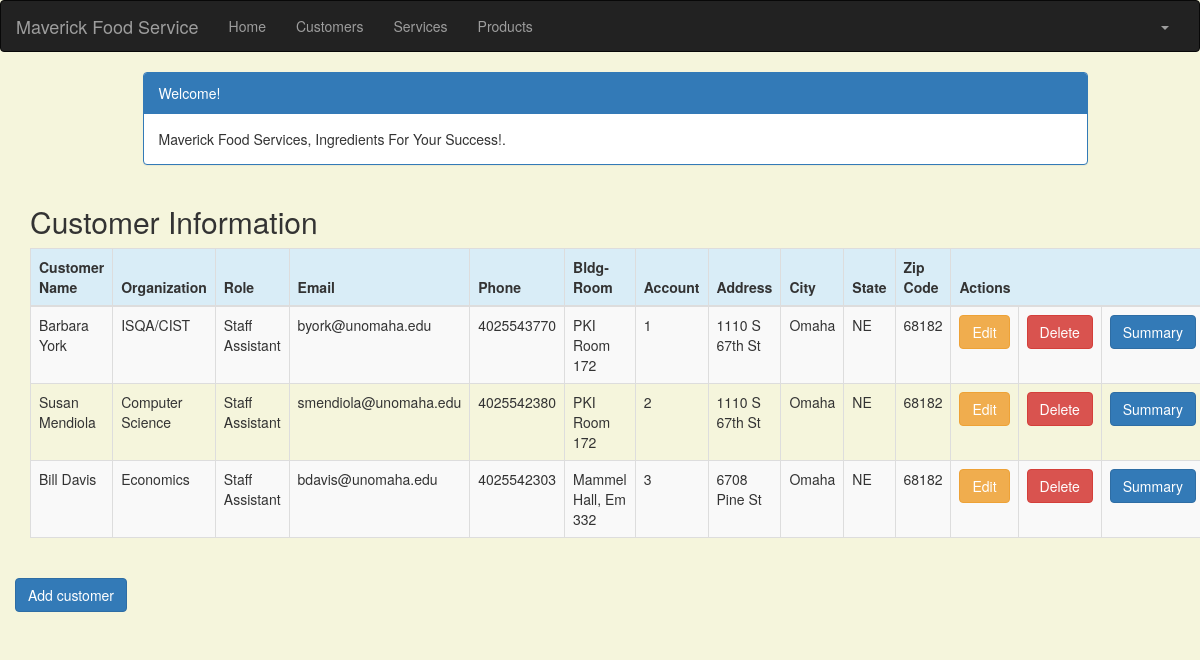
/customer_list (signed in), run on the app's committed database.
### crm/models.py (models this page shows, shortened)
class Customer(models.Model):
    cust_name = models.CharField(max_length=50)
    organization = models.CharField(max_length=100, blank=True)
    role = models.CharField(max_length=100)
    email = models.EmailField(max_length=100)
    bldgroom = models.CharField(max_length=100)
    address = models.CharField(max_length=200)
    account_number = models.IntegerField(blank=False, null=False)
    city = models.CharField(max_length=50)
    state = models.CharField(max_length=50)
    zipcode = models.CharField(max_length=10)
    phone_number = models.CharField(max_length=50)
    created_date = models.DateTimeField(
        default=timezone.now)
    updated_date = models.DateTimeField(auto_now_add=True)

### crm/views.py (the view)
# urls.py: path('customer_list', views.customer_list, name='customer_list'),
@login_required
def customer_list(request):
    customer = Customer.objects.filter(created_date__lte=timezone.now())
    return render(request, 'crm/customer_list.html',
                  {'customers': customer})

### crm/templates/crm/customer_list.html (shortened to what this page needs)
<!DOCTYPE html>
<html lang="en">
{% extends 'crm/base.html' %}
{% block content %}
    <html>
    <head>
        <link rel="stylesheet" href="https://maxcdn.bootstrapcdn.com/bootstrap/3.3.4/css/bootstrap.min.css">
    </head>
    <body>
    <div class="container">
        <div class="row">
            <div class="col-md-10 col-md-offset-1">
                <div class="panel panel-primary">
                    <div class="panel-heading">Welcome!</div>
                    <div class="panel-body">
                        Maverick Food Services, Ingredients For Your Success!.
                    </div>
                </div>
            </div>
        </div>
    </div>
    <div class="row">
        <h2 style="padding-left: 15Px">Customer Information</h2>
    </div>
    <div>
        <table class="table table-striped table-bordered table-hover">
            <thead>
            <tr class="bg-info">
                <th>Customer Name</th>
                <th>Organization</th>
                <th>Role</th>
                <th>Email</th>
                <th>Phone</th>
                <th>Bldg-Room</th>
                <th>Account</th>
                <th>Address</th>
                <th>City</th>
                <th>State</th>
                <th>Zip Code</th>
                <th colspan="3">Actions</th>
            </tr>
            </thead>
            <tbody>
            {% for customer in customers %}
                <tr>
                    <td>{{ customer.cust_name }}</td>
                    <td>{{ customer.organization }}</td>
                    <td>{{ customer.role }}</td>
                    <td>{{ customer.email }}</td>
                    <td>{{ customer.phone_number }}</td>
                    <td>{{ customer.bldgroom }}</td>
                    <td>{{ customer.account_number }}</td>
                    <td>{{ customer.address }}</td>
                    <td>{{ customer.city }}</td>
                    <td>{{ customer.state }}</td>
                    <td>{{ customer.zipcode }}</td>
                    <td><a href="{% url 'crm:customer_edit' pk=customer.pk %}" class="btn btn-warning">Edit</a>
                    <td><a href="{% url 'crm:customer_delete' pk=customer.pk %}"
                           onclick="return confirm('Are you sure you want to delete?')"
                           class="btn btn-danger">Delete</a>
                    </td>
                    <td><a href="{% url 'crm:summary' pk=customer.pk %}"
                           class="btn btn-primary">Summary</a>
                </tr>
            {% endfor %}
            </tbody>
        </table>
        <div class="row">
         <a href="{% url 'crm:customer_new' %}" class="row"><span
                    class="btn btn-primary">Add customer</span></a>
     </div>
    </div>
    </body>
    </html>
{% endblock %}

### crm/templates/crm/base.html (shortened to what this page needs)
<!DOCTYPE html>
{% load staticfiles %}
<html lang="en">
<head>
    <link rel="stylesheet" href="https://maxcdn.bootstrapcdn.com/bootstrap/3.3.7/css/bootstrap.min.css">
</head>
<body id="app-layout">
<nav class="navbar navbar-inverse">
    <div class="container-fluid">
        <div class="navbar-header">
            <a class="navbar-brand" href="/">
                Maverick Food Service
            </a>
        </div>
        <div class="collapse navbar-collapse" id="myNavbar">
            <ul class="nav navbar-nav">
                <li><a href="{% url 'crm:home' %}">Home</a></li>
                <li><a href="{% url 'crm:customer_list' %}">Customers</a></li>
               <li><a href="{% url 'crm:service_list' %}">Services</a></li>
                <li><a href="{% url 'crm:customer_list' %}">Products</a></li>
            </ul>
            <ul class="nav navbar-nav navbar-right">
                {% if user.is_authenticated %}
                    <li class="dropdown">
                        <a href="#" class="dropdown-toggle" data-toggle="dropdown" role="button" aria-expanded="false">
                            <span class="caret"></span>
                        </a>
                    </li>
                {% else %}
                    <li><a href="{% url 'login' %}"><span class="glyphicon glyphicon-log-in"></span> Login</a></li>
                {% endif %}
            </ul>
        </div>
    </div>
</nav>
<div class="content container">
    <div class="row">
        <div class="col-md-8">
            {% block content %}{% endblock %}
        </div>
    </div>
</body>
</html>

### crm/templates/crm/base.html (style rules this page uses)
.navbar { margin-bottom: 0; border-radius: 0; }

### crm/templates/crm/customer_list.html (style rules this page uses)
body { background-color: beige; }

### data on the page
Customer: cust_name "Barbara York", organization "ISQA/CIST", role "Staff Assistant", email "byork@unomaha.edu", phone_number "4025543770", bldgroom "PKI Room 172", account_number "1", address "1110 S 67th St", city "Omaha", state "NE", zipcode "68182"
Customer: cust_name "Susan Mendiola", organization "Computer Science", role "Staff Assistant", email "smendiola@unomaha.edu", phone_number "4025542380", bldgroom "PKI Room 172", account_number "2", address "1110 S 67th St", city "Omaha", state "NE", zipcode "68182"
Customer: cust_name "Bill Davis", organization "Economics", role "Staff Assistant", email "bdavis@unomaha.edu", phone_number "4025542303", bldgroom "Mammel Hall, Em 332", account_number "3", address "6708 Pine St", city "Omaha", state "NE", zipcode "68182"
